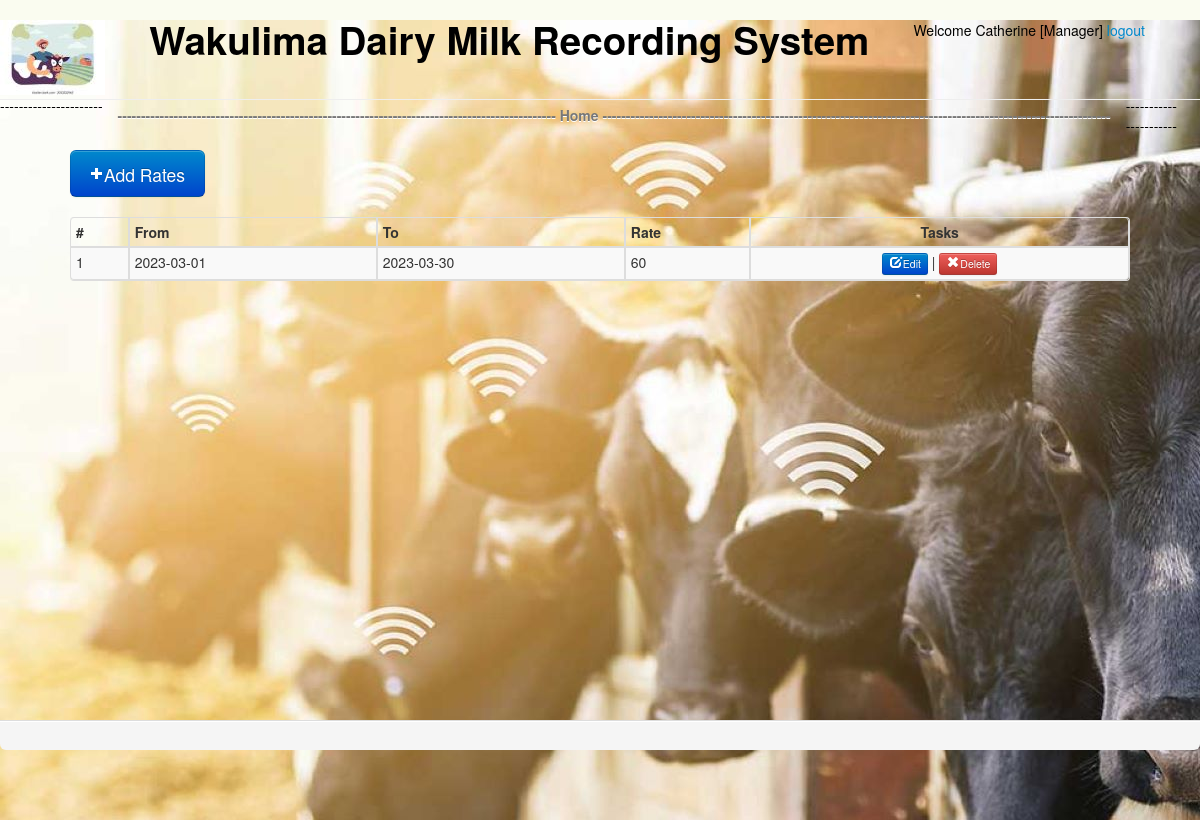
The page /farmer/settings/rates/index.php (signed in) on the database its author committed.
### tables this page shows
CREATE TABLE `settings_rates` (
  `id` int(11) NOT NULL,
  `from` date NOT NULL,
  `to` date NOT NULL,
  `rate` float NOT NULL COMMENT 'sh per kg'
);

### farmer/settings/rates/index.php (the view, shortened to what this page needs)
<?php
include '../../incl/header.incl.php';
include '../../incl/conn.incl.php';
?>
<a class="btn btn-large btn-primary" href="new.php"><i class="icon-plus icon-white"></i>Add Rates</a><br/><br/>
<table border=1 class='table table-hover table-striped table-condensed table-bordered'>
    <thead class="" >
    <th>#</th>
    <th>From</th>
    <th>To</th>
    <th>Rate</th>
    <?php if ($current_user['role'] != 'Clerk') { ?><th style="text-align: center">Tasks</th> <?php } ?>
</thead>
<tbody>
    <?php
    $result = mysqli_query($conn,"SELECT * FROM `settings_rates`") or trigger_error(mysqli_error($conn));
    $i = 0;
    while ($row = mysqli_fetch_array($result)) {
        foreach ($row AS $key => $value) {
            $row[$key] = stripslashes($value);
        }
        echo "<tr>";
        echo "<td valign='top'>" . ($i + 1) . "</td>";
        echo "<td valign='top'>" . nl2br($row['from']) . "</td>";
        echo "<td valign='top'>" . nl2br($row['to']) . "</td>";
        echo "<td valign='top'>" . nl2br($row['rate']) . "</td>";
        if ($current_user['role'] == 'Manager') {
            echo '<td  style="text-align: center">
                <a href=edit.php?edit=1&id=' . $row['id'] . ' class="btn btn-primary btn-mini"><i class="icon-edit icon-white"></i>Edit</a> |
                <a href=?delete=1&id=' . $row['id'] . ' class="btn btn-danger btn-mini"><i class="icon-remove icon-white"></i>Delete</a>
             </td>';
        }
        echo "</tr>";
    }
    ?>
</tbody>
</table>
<?php include '../../incl/footer.incl.php'; ?>

### admin/css/main.css (style rules this page uses)
table.table { clear: both; margin-bottom: 6px !important; max-width: none !important; }

### rows shown on the page
settings_rates: from "2023-03-01", to "2023-03-30", rate "60"

### other values the page prints
$singlename "Catherine"
$current_user['role'] "Manager"
